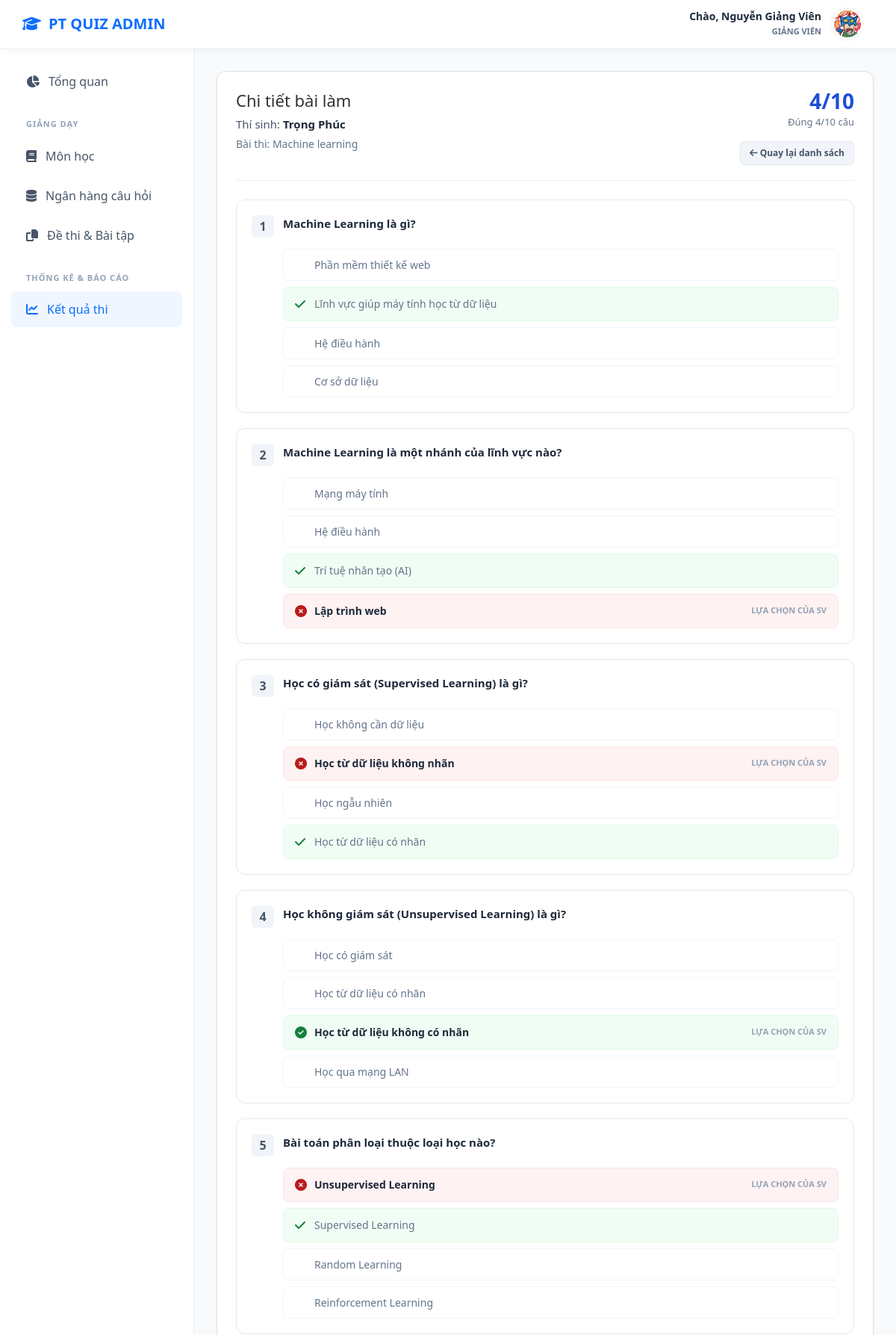
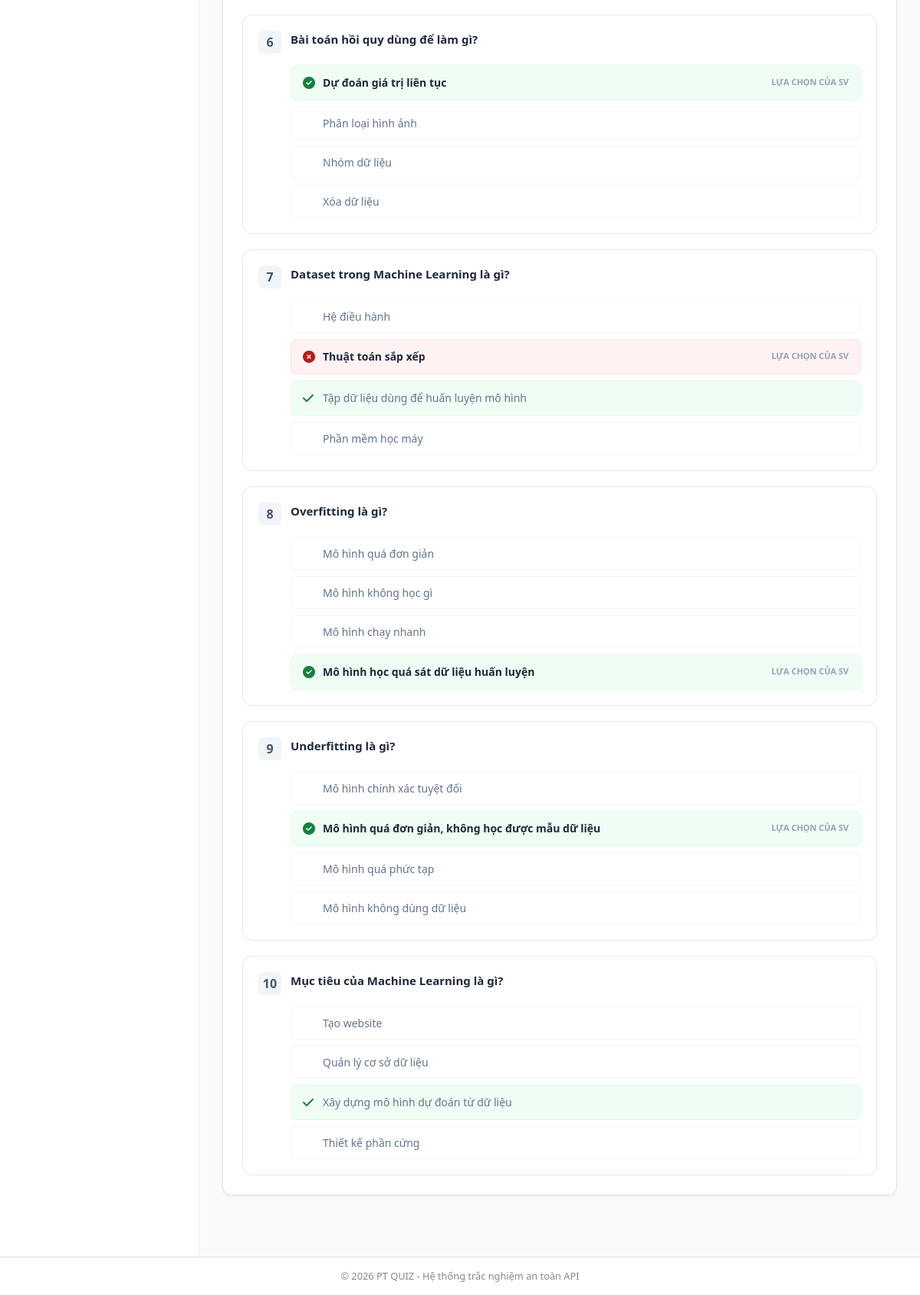
Page /index.php?act=ketqua-thi&id_lanthi=313 (signed in) on the committed database (2 pictures, top to bottom).
### tables this page shows
CREATE TABLE `lanthi` (
  `id_lanthi` int(11) NOT NULL,
  `id_nguoidung` int(11) DEFAULT NULL,
  `id_baithi` int(11) DEFAULT NULL,
  `thoigianbatdau` datetime DEFAULT NULL,
  `thoigiannop` datetime DEFAULT NULL,
  `diem` float DEFAULT NULL,
  `thoigianconlai` int(11) DEFAULT NULL,
  `cautraloi_tam` text DEFAULT NULL,
  `trangthai` varchar(50) DEFAULT NULL,
  `socaudung` int(11) DEFAULT NULL,
  `tongdiem_toida` float DEFAULT NULL,
  `last_active` datetime DEFAULT NULL,
  `session_token` varchar(255) DEFAULT NULL
);

CREATE TABLE `nguoidung` (
  `id_nguoidung` int(11) NOT NULL,
  `email` varchar(100) DEFAULT NULL,
  `matkhau` varchar(255) DEFAULT NULL,
  `reset_token` varchar(64) DEFAULT NULL,
  `reset_token_expire` datetime DEFAULT NULL,
  `ten` varchar(100) DEFAULT NULL,
  `vaitro` varchar(50) DEFAULT NULL,
  `trangthai` varchar(50) DEFAULT NULL,
  `ngaytao` datetime DEFAULT NULL,
  `avatar` varchar(255) DEFAULT 'default.png'
);

CREATE TABLE `baithi` (
  `id_baithi` int(11) NOT NULL,
  `id_monhoc` int(11) DEFAULT NULL,
  `ten_baithi` varchar(255) DEFAULT NULL,
  `mieuta` text DEFAULT NULL,
  `tongcauhoi` int(11) DEFAULT NULL,
  `thoigianlam` int(11) DEFAULT NULL,
  `thoigianbatdau` datetime DEFAULT NULL,
  `thoigianketthuc` datetime DEFAULT NULL,
  `trangthai` varchar(50) DEFAULT NULL,
  `xao_tron` tinyint(1) NOT NULL DEFAULT 0,
  `hien_dapan` tinyint(1) DEFAULT 0,
  `ngaytao` datetime DEFAULT NULL
);

CREATE TABLE `dapan` (
  `id_dapan` int(11) NOT NULL,
  `id_cauhoi` int(11) DEFAULT NULL,
  `noidungdapan` text DEFAULT NULL,
  `dapandung` tinyint(1) DEFAULT NULL
);

CREATE TABLE `cauhoi` (
  `id_cauhoi` int(11) NOT NULL,
  `id_baithi` int(11) DEFAULT NULL,
  `noidungcauhoi` text DEFAULT NULL,
  `dokho` varchar(50) DEFAULT NULL,
  `ngaytao` datetime DEFAULT NULL,
  `id_nhch` int(11) DEFAULT NULL,
  `loai_cauhoi` tinyint(4) NOT NULL DEFAULT 1,
  `trangthai` enum('active','inactive') DEFAULT 'active'
);

### model/giangvien/ketqua.model.php (called while the page is built, shortened)
<?php
function get_submission_detail($id_lanthi) {
    $conn = Database::connect();
    $sql_info = "SELECT l.*, n.ten, b.ten_baithi, b.tongcauhoi
                 FROM lanthi l
                 JOIN nguoidung n ON l.id_nguoidung = n.id_nguoidung
                 JOIN baithi b ON l.id_baithi = b.id_baithi
                 WHERE l.id_lanthi = ?";
    $stmt = $conn->prepare($sql_info);
    $stmt->bind_param("i", $id_lanthi);
    $stmt->execute();
    $info = $stmt->get_result()->fetch_assoc();
    $sql_answers = "SELECT
                        ch.id_cauhoi,
                        ch.noidungcauhoi,
                        ch.loai_cauhoi,
                        ts.cautraloichon,
                        ts.noidungtraloi as noidung_thisinh,
                        d.id_dapan,
                        d.noidungdapan,
                        d.dapandung
                    FROM cauhoi ch
                    LEFT JOIN traloithisinh ts ON ch.id_cauhoi = ts.id_cauhoi AND ts.id_lanthi = ?
                    JOIN dapan d ON ch.id_cauhoi = d.id_cauhoi
                    WHERE ch.id_baithi = ?
                    ORDER BY ch.id_cauhoi, d.id_dapan";
    $stmt = $conn->prepare($sql_answers);
    $stmt->bind_param("ii", $id_lanthi, $info['id_baithi']);
    $stmt->execute();
    $answers_raw = $stmt->get_result()->fetch_all(MYSQLI_ASSOC);
    $questions = [];
    foreach ($answers_raw as $row) {
        $qid = $row['id_cauhoi'];
        if (!isset($questions[$qid])) {
            $questions[$qid] = [
                'id_cauhoi' => $qid,
                'noidungcauhoi' => $row['noidungcauhoi'],
                'loai_cauhoi' => $row['loai_cauhoi'],
                'cautraloichon' => $row['cautraloichon'],
                'noidung_thisinh' => $row['noidung_thisinh'],
                'options' => []
            ];
        }
        $questions[$qid]['options'][] = [
            'id_dapan' => $row['id_dapan'],
            'noidungdapan' => $row['noidungdapan'],
            'dapandung' => $row['dapandung']
        ];
    }
    return [
        'info' => $info,
        'questions' => array_values($questions)
    ];
}

### controller/giangvien/ketqua.controller.php (called while the page is built, shortened)
<?php
require_once __DIR__ . "/../../model/giangvien/ketqua.model.php";
function ketqua_index() {
    $id_giangvien = $_SESSION['user']['id_nguoidung'] ?? 0;
    if (isset($_GET['id_lanthi'])) {
        $id_lanthi = (int)$_GET['id_lanthi'];
        $detail = get_submission_detail($id_lanthi);
        return [
            'title' => "Chi tiết bài làm: " . ($detail['info']['ten'] ?? '---'),
            'view' => "views/giangvien/ketqua/detail.php",
            'data' => $detail
        ];
    }
    $list_baithi = get_exam_results_summary($id_giangvien);
    return [
        'title' => "Kết quả thi",
        'view' => "views/giangvien/ketqua/list.php",
        'data' => $list_baithi
    ];
}

### views/giangvien/ketqua/detail.php (the view)
<?php
$info = $data['info'];
$questions = $data['questions'];
?>
<div class="card" style="background: white; padding: 25px; border-radius: 12px; border: 1px solid #dee2e6; box-shadow: 0 2px 4px rgba(0,0,0,0.05);">
    <div style="display: flex; justify-content: space-between; align-items: start; margin-bottom: 25px; padding-bottom: 20px; border-bottom: 1px solid #eee;">
        <div>
            <h2 style="margin: 0; color: #333; font-size: 22px;">Chi tiết bài làm</h2>
            <div style="margin-top: 8px; color: #475569; font-size: 15px;">
                Thí sinh: <strong style="color: #1e293b;"><?= htmlspecialchars($info['ten']) ?></strong>
            </div>
            <div style="margin-top: 4px; color: #64748b; font-size: 14px;">
                Bài thi: <?= htmlspecialchars($info['ten_baithi']) ?>
            </div>
        </div>
        <div style="text-align: right;">
            <div style="font-size: 28px; font-weight: 800; color: #1d4ed8; line-height: 1;"><?= $info['diem'] ?>/10</div>
            <div style="font-size: 13px; color: #64748b; margin-top: 5px;">Đúng <?= $info['socaudung'] ?>/<?= $info['tongcauhoi'] ?> câu</div>
            <a href="index.php?act=ketqua-thi&id_baithi=<?= $info['id_baithi'] ?>"
               style="display: inline-block; margin-top: 15px; background:#f1f5f9; color:#475569; padding:6px 12px; border-radius:6px; text-decoration:none; font-size:12px; font-weight:600; border:1px solid #e2e8f0;">
               <i class="fas fa-arrow-left"></i> Quay lại danh sách
            </a>
        </div>
    </div>
    <div style="display: flex; flex-direction: column; gap: 20px;">
        <?php foreach ($questions as $index => $q): ?>
            <div style="border: 1px solid #e2e8f0; border-radius: 12px; padding: 20px; background: #fff;">
                <div style="display: flex; gap: 12px; margin-bottom: 15px;">
                    <div style="background: #f1f5f9; color: #475569; width: 30px; height: 30px; border-radius: 6px; display: flex; align-items: center; justify-content: center; font-weight: 700; flex-shrink: 0;">
                        <?= $index + 1 ?>
                    </div>
                    <div style="font-weight: 600; color: #1e293b; line-height: 1.5; font-size: 15px;">
                        <?= htmlspecialchars($q['noidungcauhoi']) ?>
                    </div>
                </div>
                <div style="display: flex; flex-direction: column; gap: 8px; padding-left: 42px;">
                    <?php if ((int)$q['loai_cauhoi'] == 2):  ?>
                        <div style="font-size: 14px; margin-bottom: 5px;">
                            <span style="color:#64748b;">Sinh viên điền:</span>
                            <strong style="color: #1e293b;"><?= htmlspecialchars($q['noidung_thisinh'] ?: '(Bỏ trống)') ?></strong>
                        </div>
                        <div style="font-size: 14px; background: #f0fdf4; border: 1px solid #dcfce7; color: #15803d; padding: 10px; border-radius: 8px;">
                            <span style="font-weight: 600;">Đáp án đúng:</span> <?= htmlspecialchars($q['options'][0]['noidungdapan']) ?>
                        </div>
                    <?php else:  ?>
                        <?php foreach ($q['options'] as $opt):
                            $isChosen = ($q['cautraloichon'] == $opt['id_dapan']);
                            $isCorrect = ($opt['dapandung'] == 1);
                            $bg = 'transparent';
                            $border = '#f1f5f9';
                            $icon = null;
                            if ($isChosen && $isCorrect) {
                                $bg = '#f0fdf4'; $border = '#dcfce7'; $icon = '<i class="fas fa-check-circle" style="color: #15803d;"></i>';
                            } elseif ($isChosen && !$isCorrect) {
                                $bg = '#fef2f2'; $border = '#fee2e2'; $icon = '<i class="fas fa-times-circle" style="color: #b91c1c;"></i>';
                            } elseif ($isCorrect) {
                                $bg = '#f0fdf4'; $border = '#dcfce7'; $icon = '<i class="fas fa-check" style="color: #15803d;"></i>';
                            }
                        ?>
                            <div style="display: flex; align-items: center; gap: 10px; padding: 10px 15px; border-radius: 8px; border: 1px solid <?= $border ?>; background: <?= $bg ?>; position: relative;">
                                <div style="flex-shrink: 0; width: 16px;"><?= $icon ?></div>
                                <div style="font-size: 14px; color: <?= $isChosen ? '#1e293b' : '#64748b' ?>; font-weight: <?= $isChosen ? '600' : '400' ?>;">
                                    <?= htmlspecialchars($opt['noidungdapan']) ?>
                                </div>
                                <?php if ($isChosen): ?>
                                    <span style="margin-left: auto; font-size: 11px; text-transform: uppercase; font-weight: 700; color: #94a3b8;">Lựa chọn của SV</span>
                                <?php endif; ?>
                            </div>
                        <?php endforeach; ?>
                    <?php endif; ?>
                </div>
            </div>
        <?php endforeach; ?>
    </div>
</div>

### views/layouts/header.php (style rules this page uses)
:root { --primary-blue: #0d6efd; --dark-text: #212529; --light-bg: #f8fafc; --sidebar-bg: #ffffff; }
body { margin: 0; font-family: 'Segoe UI', sans-serif; background: var(--light-bg); }

### rows in the picture
lanthi: id_nguoidung.ten "Trọng Phúc", id_baithi.ten_baithi "Machine learning", diem "4", socaudung "4", id_baithi.tongcauhoi "10"
dapan: noidungdapan "Phần mềm thiết kế web"
dapan: dapandung 1 (drawn), noidungdapan "Lĩnh vực giúp máy tính học từ dữ liệu"
dapan: noidungdapan "Hệ điều hành"
dapan: noidungdapan "Cơ sở dữ liệu"
cauhoi: dapan.noidungdapan "Mạng máy tính", dapan.noidungdapan "Hệ điều hành", dapan.noidungdapan "Trí tuệ nhân tạo (AI)", dapan.noidungdapan "Lập trình web", shows "LỰA CHỌN CỦA SV"
cauhoi: dapan.noidungdapan "Học không cần dữ liệu", dapan.noidungdapan "Học từ dữ liệu không nhãn", shows "LỰA CHỌN CỦA SV", dapan.noidungdapan "Học ngẫu nhiên", dapan.noidungdapan "Học từ dữ liệu có nhãn"
cauhoi: dapan.noidungdapan "Học có giám sát", dapan.noidungdapan "Học từ dữ liệu có nhãn", dapan.noidungdapan "Học từ dữ liệu không có nhãn", shows "LỰA CHỌN CỦA SV", dapan.noidungdapan "Học qua mạng LAN"
cauhoi: dapan.noidungdapan "Unsupervised Learning", shows "LỰA CHỌN CỦA SV", dapan.noidungdapan "Supervised Learning", dapan.noidungdapan "Random Learning", dapan.noidungdapan "Reinforcement Learning"
cauhoi: dapan.noidungdapan "Dự đoán giá trị liên tục", shows "LỰA CHỌN CỦA SV", dapan.noidungdapan "Phân loại hình ảnh", dapan.noidungdapan "Nhóm dữ liệu", dapan.noidungdapan "Xóa dữ liệu"
cauhoi: dapan.noidungdapan "Hệ điều hành", dapan.noidungdapan "Thuật toán sắp xếp", shows "LỰA CHỌN CỦA SV", dapan.noidungdapan "Tập dữ liệu dùng để huấn luyện mô hình", dapan.noidungdapan "Phần mềm học máy"
cauhoi: dapan.noidungdapan "Mô hình quá đơn giản", dapan.noidungdapan "Mô hình không học gì", dapan.noidungdapan "Mô hình chạy nhanh", dapan.noidungdapan "Mô hình học quá sát dữ liệu huấn luyện", shows "LỰA CHỌN CỦA SV"
cauhoi: dapan.noidungdapan "Mô hình chính xác tuyệt đối", dapan.noidungdapan "Mô hình quá đơn giản, không học được mẫu dữ liệu", shows "LỰA CHỌN CỦA SV", dapan.noidungdapan "Mô hình quá phức tạp", dapan.noidungdapan "Mô hình không dùng dữ liệu"
dapan: noidungdapan "Tạo website"
dapan: noidungdapan "Quản lý cơ sở dữ liệu"
dapan: dapandung 1 (drawn), noidungdapan "Xây dựng mô hình dự đoán từ dữ liệu"
dapan: noidungdapan "Thiết kế phần cứng"

### other values in the picture
$_SESSION['user']['ten'] "Nguyễn Giảng Viên"
$q['noidungcauhoi'] "Machine Learning là gì?"
$q['noidungcauhoi'] "Machine Learning là một nhánh của lĩnh vực nào?"
$q['noidungcauhoi'] "Học có giám sát (Supervised Learning) là gì?"
$q['noidungcauhoi'] "Học không giám sát (Unsupervised Learning) là gì?"
$q['noidungcauhoi'] "Bài toán phân loại thuộc loại học nào?"
$q['noidungcauhoi'] "Bài toán hồi quy dùng để làm gì?"
$q['noidungcauhoi'] "Dataset trong Machine Learning là gì?"
$q['noidungcauhoi'] "Overfitting là gì?"
$q['noidungcauhoi'] "Underfitting là gì?"
$q['noidungcauhoi'] "Mục tiêu của Machine Learning là gì?"
